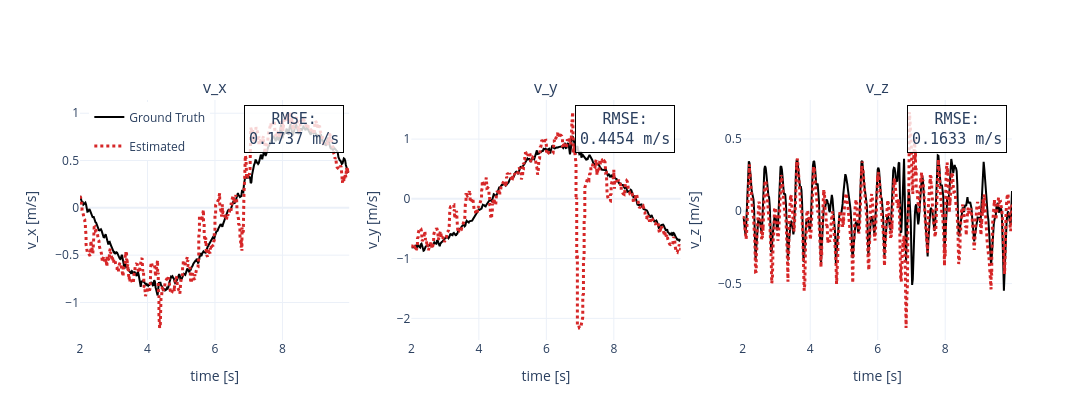

The cell this chart's notebook holds for it:
### Code cell
fig = make_subplots(rows=1, cols=3, subplot_titles=("v_x", "v_y", "v_z"))
velocity_components = (
    ("vx", "v_x [m/s]"),
    ("vy", "v_y [m/s]"),
    ("vz", "v_z [m/s]"),
)

# Store RMSE values for annotations
rmse_values = {'vx': [], 'vy': [], 'vz': []}

for col, (field, axis_label) in enumerate(velocity_components, start=1):
    # Plot ground truth first
    if GROUND_TRUTH:
        gt_times = np.array([row["timestamp_s"] for row in GROUND_TRUTH])
        gt_values = np.array([row[field] for row in GROUND_TRUTH])
        fig.add_trace(
            go.Scatter(
                x=gt_times,
                y=gt_values,
                mode="lines",
                name="Ground Truth",
                line=dict(color="black", width=2, dash="solid"),
                legendgroup="gt",
                showlegend=(col == 1),
            ),
            row=1,
            col=col,
        )
    
    # Plot estimator results and calculate RMSE
    for variant, result in DISPLAY_RESULTS.items():
        trajectory = result["trajectory"]
        times = np.array([row["timestamp_s"] for row in trajectory])
        values = np.array([row[field] for row in trajectory])
        fig.add_trace(
            go.Scatter(
                x=times,
                y=values,
                mode="lines",
                name=LABELS[variant],
                line=dict(color=COLORS[variant], width=3, dash=LINE_STYLES[variant]),
                legendgroup=variant,
                showlegend=(col == 1),
            ),
            row=1,
            col=col,
        )
        
        # Calculate RMSE if ground truth is available
        if GROUND_TRUTH:
            # Interpolate ground truth to match estimator timestamps
            gt_values_interp = np.interp(times, gt_times, gt_values)
            rmse = np.sqrt(np.mean((values - gt_values_interp)**2))
            rmse_values[field].append(f"{rmse:.4f} m/s")
    
    fig.update_xaxes(title_text="time [s]", row=1, col=col)
    fig.update_yaxes(title_text=axis_label, row=1, col=col)

# Add RMSE annotations to each subplot
if GROUND_TRUTH:
    domain_refs = [("x domain", "y domain"), ("x2 domain", "y2 domain"), ("x3 domain", "y3 domain")]
    for col, (field, _) in enumerate(velocity_components, start=1):
        xref, yref = domain_refs[col-1]
        fig.add_annotation(
            text="RMSE:<br>" + "<br>".join(rmse_values[field]),
            xref=xref, yref=yref,
            x=0.98, y=0.98,
            xanchor="right", yanchor="top",
            showarrow=False,
            font=dict(size=15, family="monospace"),
            bgcolor="rgba(255, 255, 255, 0.8)",
            bordercolor="black",
            borderwidth=1,
            borderpad=4
        )

fig.update_layout(height=420, width=1200, template="plotly_white", legend=dict(x=0.01, y=0.99))
fig.show()

### Figure 1 — Plotly figure (JSON) as saved in the notebook; plotly's stock layout.template omitted (floating-point values rounded to 4 significant figures; data arrays with more than 128 entries replaced by an {"elided": "..."} marker saying what was removed)
{"data": [{"legendgroup": "gt", "line": {"color": "black", "dash": "solid", "width": 2}, "mode": "lines", "name": "Ground Truth", "showlegend": true, "type": "scatter", "x": {"elided": "400 float values"}, "xaxis": "x", "y": {"elided": "400 float values"}, "yaxis": "y"}, {"legendgroup": "fixed_lag_single_bias", "line": {"color": "#d62728", "dash": "dot", "width": 3}, "mode": "lines", "name": "Estimated", "showlegend": true, "type": "scatter", "x": {"elided": "690 float values"}, "xaxis": "x", "y": {"elided": "690 float values"}, "yaxis": "y"}, {"legendgroup": "gt", "line": {"color": "black", "dash": "solid", "width": 2}, "mode": "lines", "name": "Ground Truth", "showlegend": false, "type": "scatter", "x": {"elided": "400 float values"}, "xaxis": "x2", "y": {"elided": "400 float values"}, "yaxis": "y2"}, {"legendgroup": "fixed_lag_single_bias", "line": {"color": "#d62728", "dash": "dot", "width": 3}, "mode": "lines", "name": "Estimated", "showlegend": false, "type": "scatter", "x": {"elided": "690 float values"}, "xaxis": "x2", "y": {"elided": "690 float values"}, "yaxis": "y2"}, {"legendgroup": "gt", "line": {"color": "black", "dash": "solid", "width": 2}, "mode": "lines", "name": "Ground Truth", "showlegend": false, "type": "scatter", "x": {"elided": "400 float values"}, "xaxis": "x3", "y": {"elided": "400 float values"}, "yaxis": "y3"}, {"legendgroup": "fixed_lag_single_bias", "line": {"color": "#d62728", "dash": "dot", "width": 3}, "mode": "lines", "name": "Estimated", "showlegend": false, "type": "scatter", "x": {"elided": "690 float values"}, "xaxis": "x3", "y": {"elided": "690 float values"}, "yaxis": "y3"}], "layout": {"annotations": [{"font": {"size": 16}, "showarrow": false, "text": "v_x", "x": 0.1444, "xanchor": "center", "xref": "paper", "y": 1, "yanchor": "bottom", "yref": "paper"}, {"font": {"size": 16}, "showarrow": false, "text": "v_y", "x": 0.5, "xanchor": "center", "xref": "paper", "y": 1, "yanchor": "bottom", "yref": "paper"}, {"font": {"size": 16}, "showarrow": false, "text": "v_z", "x": 0.8556, "xanchor": "center", "xref": "paper", "y": 1, "yanchor": "bottom", "yref": "paper"}, {"bgcolor": "rgba(255, 255, 255, 0.8)", "bordercolor": "black", "borderpad": 4, "borderwidth": 1, "font": {"family": "monospace", "size": 15}, "showarrow": false, "text": "RMSE:<br>0.1737 m/s", "x": 0.98, "xanchor": "right", "xref": "x domain", "y": 0.98, "yanchor": "top", "yref": "y domain"}, {"bgcolor": "rgba(255, 255, 255, 0.8)", "bordercolor": "black", "borderpad": 4, "borderwidth": 1, "font": {"family": "monospace", "size": 15}, "showarrow": false, "text": "RMSE:<br>0.4454 m/s", "x": 0.98, "xanchor": "right", "xref": "x2 domain", "y": 0.98, "yanchor": "top", "yref": "y2 domain"}, {"bgcolor": "rgba(255, 255, 255, 0.8)", "bordercolor": "black", "borderpad": 4, "borderwidth": 1, "font": {"family": "monospace", "size": 15}, "showarrow": false, "text": "RMSE:<br>0.1633 m/s", "x": 0.98, "xanchor": "right", "xref": "x3 domain", "y": 0.98, "yanchor": "top", "yref": "y3 domain"}], "height": 420, "legend": {"x": 0.01, "y": 0.99}, "width": 1200, "xaxis": {"anchor": "y", "domain": [0, 0.2889], "title": {"text": "time [s]"}}, "xaxis2": {"anchor": "y2", "domain": [0.3556, 0.6444], "title": {"text": "time [s]"}}, "xaxis3": {"anchor": "y3", "domain": [0.7111, 1], "title": {"text": "time [s]"}}, "yaxis": {"anchor": "x", "domain": [0, 1], "title": {"text": "v_x [m/s]"}}, "yaxis2": {"anchor": "x2", "domain": [0, 1], "title": {"text": "v_y [m/s]"}}, "yaxis3": {"anchor": "x3", "domain": [0, 1], "title": {"text": "v_z [m/s]"}}}}
